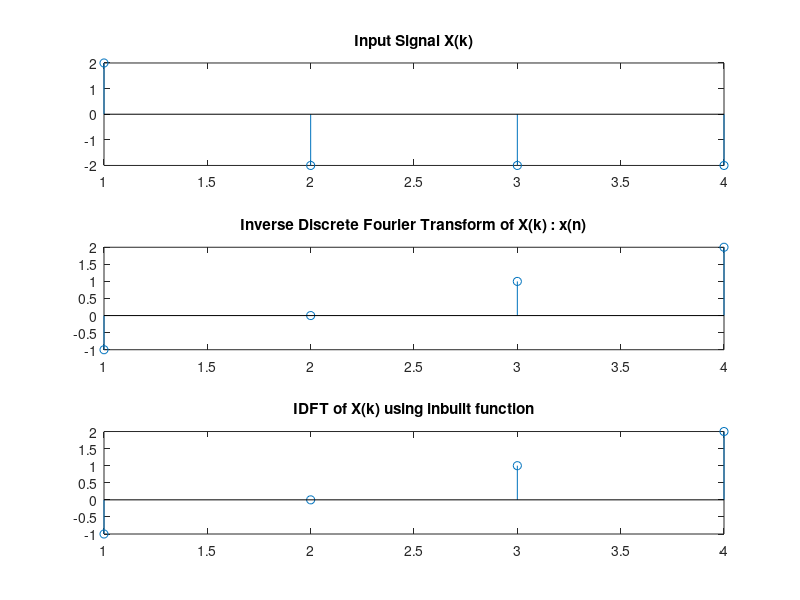

Reproduce this figure in MATLAB.
% Inverse Discrete Fourier Transform

clear all;
close all;
clc;
X=[2 -2+2j -2 -2-2j];
l=length(X);
 
for n=1:l
    x(n)=0;
    for k=1:l
        a=n-1;
        b=k-1;
        x(n)=x(n)+X(k)*exp(1j*2*pi*a*b/l);
    end
    x(n)=x(n)/l;
end
 
y=ifft(X);
 
figure(2);
subplot(3,1,1);
stem(X);
title('Input Signal X(k)');
 
subplot(3,1,2);
stem(x);
title('Inverse Discrete Fourier Transform of X(k) : {x(n)}');
 
 
subplot(3,1,3);
stem(y);
title('IDFT of X(k) using inbuilt function');
